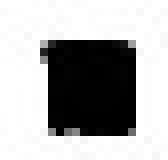
%> input picture UFRN/PDI/AulasPDI/Aula1/ponto.jpg, 21 x 20 px (shown 8 times larger)
$ octave gustavo-Aula1-Intro.m   (GNU Octave 9; MATLAB toolbox functions it lacks are replaced by stand-ins)
%> lines starting %> are read from the running program, lines starting %| are printed output that depends on the picture
close all
%"Cole all" fecha todas as figuras em aberto;
clear all
%"clear all" apaga todas as variáveis do espaço;

% Lembrete: Sem o ponto e virgula o Octace ecoa(printa) o comando;

im = imread('ponto.jpg');
%> im is the input picture: size 20x21x3 uint8; min 0, max 255, mean 174.9
% imread = comando de leitura da imagem;

figure (1)
% figure (n) = (sem ponto e virgula) Gera uma janela de imagem aonde uma figura pode ser impressa;
imshow(im)
% imshow(x) = (sem ponto e virgula) imprime a imagem;

im
% Nome da váriavel (sem ponto e virgula) imprime a matriz;
% Caso a foto seja colorida, esse comando ira imprimir as matrizes nos 3 canais;
% Seguindo o sistema RGB (1 - red, 2- green, 3- blue);

size (im)
%> ans = [20 21 3]
% Função "size" imprime o tamanho da matriz.


for i = 1:size(im,1)
  for j = 1:size (im,2)
    if (im (i,j) < 100)
      im (i,j) = 70;
    end
  end
end
% Laço (For): Comando de repetição;
% im (i,j) = 70 -> Deixa o pixel com uma coloração cinza escuro;

figure (2)
% figure (n) = (sem ponto e virgula) Gera uma janela de imagem aonde uma figura pode ser impressa;
imshow(im)
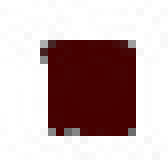
%> displayed picture: size 20x21x3, on the screen's scale of 0 to 255 (shown 8 times larger); mean R, G, B 195.7, 174.9, 174.9
% imshow(x) = (sem ponto e virgula) imprime a imagem;

for i = 1:size(im,1)
  for j = 1:size (im,2)
    if (im (i,j) < 100)
      im (i,j) = 150;
    end
  end
end
% Laço (For): Comando de repetição;
% im (i,j) = 150 -> Deixa o pixel com uma coloração cinza claro;

figure (3)
% figure (n) = (sem ponto e virgula) Gera uma janela de imagem aonde uma figura pode ser impressa;
imshow(im)
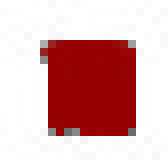
%> displayed picture: size 20x21x3, on the screen's scale of 0 to 255 (shown 8 times larger); mean R, G, B 220.1, 174.9, 174.9
% imshow(x) = (sem ponto e virgula) imprime a imagem na ultima figura aberta;
% Caso não haja uma figura aberta, ele abri a primeira e os proximos printes são feitos nela;

%---------------------------------------------------------------------------------------------------

im2 = zeros(20,20);
% zeros(x,y) = cria uma imagem toda preta;
% Os parametros da função "Zeros" representam as metricas da imagem;

im2

for i=1:size(im2,1)
  % Para todas as linhas 1 até a quantidade maxima de linhas (im,1);
  for j=6:15
    % Nas colunas de 6 até 15
    im2(i,j) = 255;
    % Nessas coordenas insira a intensidade 255
  end
end

im2
figure (4)
imshow(im2)

for i=6:15
  % Nas linhas de 6 até 15
  for j=1:size(im2,2)
    % Para todas as colunas 1 até a quantidade maxima de linhas (im,2);
    im2(i,j) = 90;
    % Nessas coordenas insira a intensidade 90
  end
end


im2
figure (5)
imshow(im2)

im2 = uint8(im2)
% Natualmente o octave entende que os pixels possuem um valor double de intensidade
% Graças a isso valores de cinza não são vistos;
% Para corrigir essa falha a imagem tem que ser alterada para pixels inteiros de 8bits(256 valores);

figure (6)
imshow(im2)

% imwrite = grava a imagem x em um endereço desejado no disco:
imwrite(im2,'F:\Mat_Exclusivo-TADS\1. Desenvolvimento de algoritmos\PDI\1 - Pratica - Primeiros Testes\figure6.jpg');
% Em um formato definido como JPG;
imwrite(im2,'F:\Mat_Exclusivo-TADS\1. Desenvolvimento de algoritmos\PDI\1 - Pratica - Primeiros Testes\figure6.png');
% Em um formato definido como PNG;
